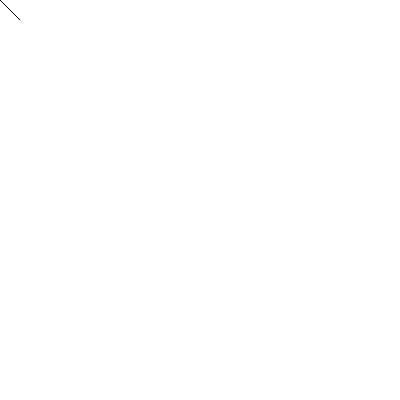
Frame 1 (no input)
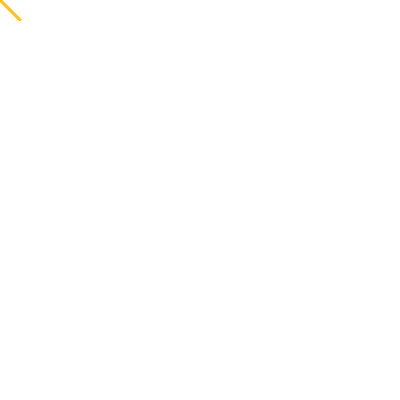
Frame 60 (no input)
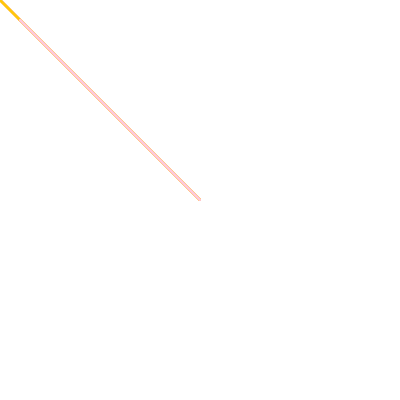
Frame 120 (the mouse pressed at the canvas centre since frame 60)

The p5.js sketch that drew these frames (run headless with seeded random() and noise() and a simulated clock; from frame 60 on, the mouse is pressed at the canvas centre):

// p5.js sketch
// ── sketch.js
function setup() {
  createCanvas(400, 400);
}

function draw() {
 //background (255,0,0);
 line(mouseX, mouseY,20,20,100,100);
 strokeWeight(2);
 stroke(255,200,random(0,255));
}
